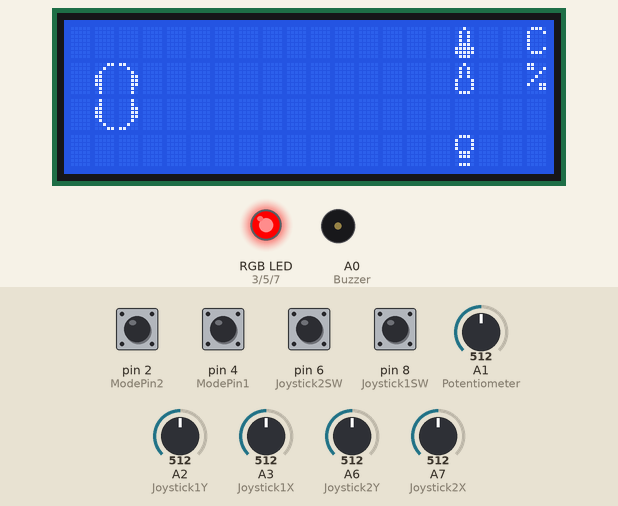
Bench run of a program on a simulated Arduino Nano, built with avr-gcc and run on an emulated ATmega328P. On the bench: 20×4 character LCD, an RGB LED mixed from three pins (HIGH = lit), buzzer (waves = sounding). Inputs (shaded band) come from the test bench; at power-on: pin 2 (ModePin2), pin 4 (ModePin1), pin 6 (Joystick2SW), pin 8 (Joystick1SW) HIGH, A1 (Potentiometer) = 512, A2 (Joystick1Y) = 512, A3 (Joystick1X) = 512, A6 (Joystick2Y) = 512, A7 (Joystick2X) = 512. Dim RGB values are drawn brighter than linear; what the program prints to the serial monitor is not drawn.

Above: at 0.2 s.
At 1.7 s:
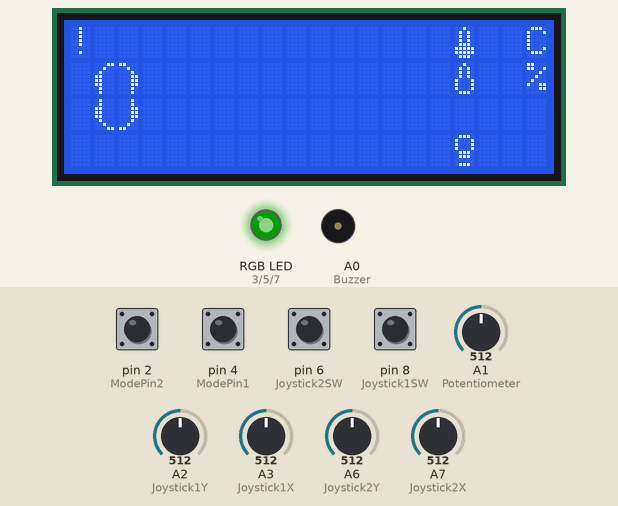
1.8 s: pin 2 (ModePin2) pulled LOW for 1 s
At 3.4 s:
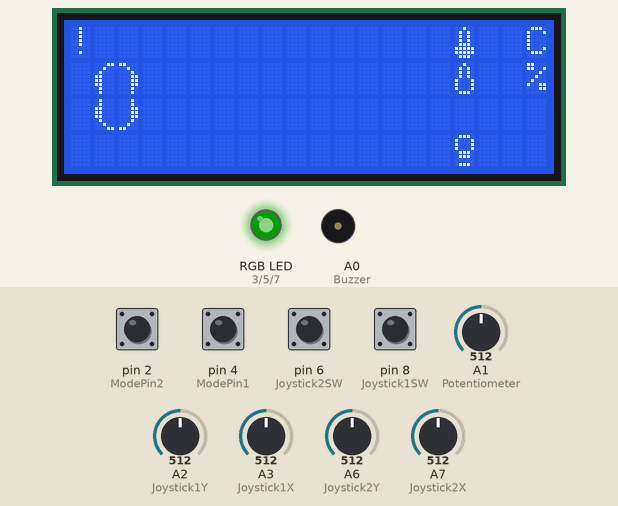
Timing chart, 0 to 4.9 s (numbered marks = the images above; inputs shaded):
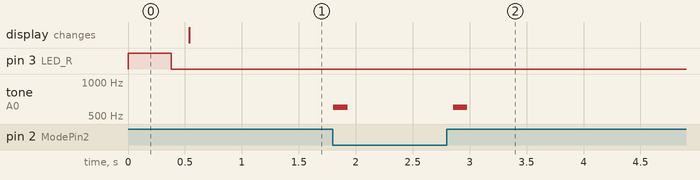

Measured:
- after the input at 1.8 s, tone on A0 (Buzzer): alternates 600 Hz for 0.13 s and silent for 0.93 s, 4 changes in all, then stays silent, starting at once

The program:

main.cpp
```cpp
#include <Arduino.h>
#include <Display.h>

#define Joystick1X A3
#define Joystick1Y A2
#define Joystick1SW 8
#define Joystick2X A7
#define Joystick2Y A6
#define Joystick2SW 6
#define NRF24CE 9
#define NRF24CSN 10
#define Potentiometer A1
#define Buzzer A0
#define ModePin1 4
#define ModePin2 2
#define LED_R 3
#define LED_G 5
#define LED_B 7

enum CurrentMode {
    A,
    B,
    C
};

CurrentMode lastMode = A;
CurrentMode currentMode;
int pin1_mode = 0;
int pin2_mode = 0;

void updateMode(bool updateModeWithTone){
    pin1_mode = digitalRead(ModePin1);
    pin2_mode = digitalRead(ModePin2);

    if(pin1_mode == 0 && pin2_mode == 1) {
        currentMode = A;
    } else if(pin1_mode == 1 && pin2_mode == 0){
        currentMode = B;

    } else {
        currentMode = C;

    }

    if(lastMode != currentMode) {
        if(updateModeWithTone) {
            tone(Buzzer, 600, 125);
        }
        lastMode = currentMode;
    }
}

Communicator* communicator = nullptr;
Display* display = nullptr;

void setup() {
    Serial.begin(9600);
    pinMode(LED_R, OUTPUT);
    digitalWrite(LED_R, HIGH);

    //tone(Buzzer, 600, 125);

    communicator = new Communicator();
    display = new Display();

    pinMode(Joystick1X, INPUT);
    pinMode(Joystick1Y, INPUT);
    pinMode(Joystick1SW, INPUT_PULLUP);
    pinMode(Joystick2X, INPUT);
    pinMode(Joystick2Y, INPUT);
    pinMode(Joystick2SW, INPUT_PULLUP);
    pinMode(Potentiometer, INPUT);
    pinMode(Buzzer, OUTPUT);
    pinMode(ModePin1, INPUT_PULLUP);
    pinMode(ModePin2, INPUT_PULLUP);
    pinMode(LED_G, OUTPUT);
    pinMode(LED_B, OUTPUT);

    //tone(Buzzer, 700, 125);
    delay(250);

    digitalWrite(LED_R, LOW);
    analogWrite(LED_G, 32);

    updateMode(false);

    //tone(Buzzer, 800, 125);
    delay(125);
    noTone(Buzzer);
}

void loop() {
    updateMode(true);
    uint8_t dataToSend[PAYLOAD];

    dataToSend[0] = analogRead(Joystick1X) / 4;
    dataToSend[1] = analogRead(Joystick1Y) / 4;
    dataToSend[2] = 1 - digitalRead(Joystick1SW);
    dataToSend[3] = analogRead(Joystick2X) /4;
    dataToSend[4] = analogRead(Joystick2Y) /4;
    dataToSend[5] = 1 - digitalRead(Joystick2SW);
    dataToSend[6] = analogRead(Potentiometer) /4;
    dataToSend[7] = currentMode;

    communicator->send(dataToSend);
    delay(30);
    uint8_t* receivedData = communicator->getReceivedData();

    if(communicator->isConnectionAvailable()) {
        communicator->printReceivedData();
        display->updateCollisionWarnings(*receivedData, *(receivedData + 1), *(receivedData + 2), *(receivedData + 3));
        display->updateTemperature(receivedData + 4);
        display->updateHumidity(receivedData + 5);
        display->updateLightIntensity(receivedData + 6);
    }

    communicator->updateConnectionLost();
    display->updateConnectionLostWarning(communicator->isConnectionAvailable());

    delay(50);
}
```

Communicator.cpp
```cpp
#include <Communicator.h>

Communicator::Communicator() {
    Mirf.cePin = NRFCEPIN;
    Mirf.csnPin = NRFCSNPIN;
    Mirf.spi = &MirfHardwareSpi;
    Mirf.init();

    Mirf.setRADDR((byte *)"MCNC");
    Mirf.setTADDR((byte *)"MCNR");

    Mirf.payload = PAYLOAD;
    Mirf.channel = CHANNEL;
    Mirf.config();

    connectionLostTimer_ = millis()- CONNECTION_LOST_WARNING;
    for(int i = 0; i < sizeof(receivedData_) / sizeof(receivedData_[0]); i++) {
        receivedData_[i] = 0;
    }

    isConnectionAvailable_ = false;
}

void Communicator::send(uint8_t data[]){
    Mirf.send(data);
    while(Mirf.isSending());
}

uint8_t* Communicator::getReceivedData(){
    if(!isDataReady()){
        Serial.println("NO DATA AVAILABLE");
        return receivedData_;
    }
    connectionLostTimer_ = millis();
    Mirf.getData(receivedData_);
    return receivedData_;
}

bool Communicator::isDataReady(){
    return Mirf.dataReady();
}

unsigned long Communicator::getConnectionLostTimer(){
    return connectionLostTimer_;
}

uint8_t Communicator::getTemperature() {
    return *getReceivedData();
}

uint8_t Communicator::getHumidity() {
    return *(getReceivedData() + 1);
}

uint8_t Communicator::getUltrasonicSensorFront() {
    return *(getReceivedData() + 2);
}

uint8_t Communicator::getUltrasonicSensorRight() {
    return *(getReceivedData() + 3);
}

uint8_t Communicator::getUltrasonicSensorBack() {
    return *(getReceivedData() + 4);
}

uint8_t Communicator::getUltrasonicSensorLeft() {
    return *(getReceivedData() + 5);
}

void Communicator::printReceivedData(){
    Serial.print("[");
    for(int i = 0; i < 8; i++) {
        Serial.print(String(receivedData_[i]) + ",");
    }
    Serial.println("]");
}

bool Communicator::isConnectionAvailable(){
    return isConnectionAvailable_;
}

void Communicator::updateConnectionLost() {
    if(connectionLostTimer_ + CONNECTION_LOST_WARNING > millis()) {     //check if the remote responded in the last 500 milliseconds
        isConnectionAvailable_ = true;
    } else {
        isConnectionAvailable_ = false;
    }
}
```

Communicator.h
```cpp
#include <SPI.h>
#include <Mirf.h>
#include <MirfHardwareSpiDriver.h>

#define NRFCEPIN 9
#define NRFCSNPIN 10

#define PAYLOAD sizeof(uint8_t) * 10    //PAYLOAD is 10 uint_8 values
#define CHANNEL 76
#define CONNECTION_LOST_WARNING 500

class Communicator {
    public:
        Communicator();
        void send(uint8_t data[]);
        uint8_t* getReceivedData();
        unsigned long getConnectionLostTimer();
        uint8_t getTemperature();
        uint8_t getHumidity();
        uint8_t getUltrasonicSensorFront();
        uint8_t getUltrasonicSensorRight();
        uint8_t getUltrasonicSensorBack();
        uint8_t getUltrasonicSensorLeft();
        void printReceivedData();
        bool isConnectionAvailable();
        void updateConnectionLost();
    private:
        unsigned long connectionLostTimer_;
        bool isDataReady();
        bool isConnectionAvailable_;
        uint8_t receivedData_[PAYLOAD];
};
```

CustomSymbols.h
```cpp
#include <Arduino.h>

byte temperature_symbol[] = {
  B00100,
  B01010,
  B01010,
  B01010,
  B01110,
  B11111,
  B11111,
  B01110
};

byte humidity_symbol[] = {
  B00100,
  B01010,
  B01010,
  B01010,
  B10001,
  B10001,
  B10001,
  B01110
};

byte lightbulb_symbol[] = {
  B01110,
  B10001,
  B10001,
  B10001,
  B01110,
  B01110,
  B00000,
  B01110
};

byte car_symbol_top_left[] = {
  B00011,
  B00100,
  B01000,
  B11000,
  B11000,
  B11000,
  B01000,
  B01000
};

byte car_symbol_bottom_left[] = {
  B01000,
  B01000,
  B11000,
  B11000,
  B11000,
  B01000,
  B00100,
  B00011
};

byte car_symbol_top_right[] = {
  B11000,
  B00100,
  B00010,
  B00011,
  B00011,
  B00011,
  B00010,
  B00010
};

byte car_symbol_bottom_right[] = {
  B00010,
  B00010,
  B00011,
  B00011,
  B00011,
  B00010,
  B00100,
  B11000
};
```

Display.cpp
```cpp
#include <Display.h>
#include <CustomSymbols.h>

Display::Display() : lcd_(0x27,20,4) {
    lcd_.init();
    lcd_.backlight();

    drawCarSymbol();
    drawTemperatureSymbol();
    drawHumiditySymbol();
    drawLightbulbSymbol();

    *lastTemperature_ = 0;    //set values so the following update methods
    *lastHumidity_ = 0;        //display the "--" symbol for each value
    *lastLightIntesity_ = 0;
    lastConnectionAvailable_ = true;    //has to be set to true the "!" is displayed in the beginning correctly

    isFrontSideCollisionWarningActive_ = false;
    isRightSideCollisionWarningActive_ = false;
    isBackSideCollisionWarningActive_ = false;
    isLeftSideCollisionWarningActive_ = false;
}

void Display::updateTemperature(uint8_t* value) {
    if(value == nullptr) {
        if(lastTemperature_ != nullptr) {
            lcd_.setCursor(17, 0);
            lcd_.print("--");
            lastTemperature_ = nullptr;
            Serial.println("TEMPERATURE UPDATED NULLPTR");
        }
        return;
    }

    if(*lastTemperature_ != *value) {
        String prevChars = *value < 10 ? " " : "";
        lcd_.setCursor(17, 0);
        lcd_.print(prevChars + String(*value));
        *lastTemperature_ = *value;
        //Serial.println("TEMPERATURE UPDATED VALUE");
    }
}

void Display::updateHumidity(uint8_t* value) {
    if(value == nullptr) {
        if(lastHumidity_ != nullptr) {
            lcd_.setCursor(17, 1);
            lcd_.print("--");
            lastHumidity_ = nullptr;
            Serial.println("HUMIDITY UPDATED NULLPTR");
        }
        return;
    }

    if(*lastHumidity_ != *value) {
        String prevChars = *value < 10 ? " " : "";
        lcd_.setCursor(17, 1);
        lcd_.print(prevChars + String(*value));
        *lastHumidity_ = *value;
        //Serial.println("HUMIDITY UPDATED VALUE");
    }
}

void Display::updateLightIntensity(uint8_t* value) {
    if(value == nullptr) {
        if(lastLightIntesity_ != nullptr) {
            lcd_.setCursor(17, 3);
            lcd_.print("---");
            lastLightIntesity_ = nullptr;
            Serial.println("LIGHTINTENSITY UPDATED NULLPTR");
        }
        return;
    }

    if(*lastLightIntesity_ != *value) {
        String prevChars = *value >= 100 ? "" : (*value >= 10 ? " " : "  ");
        lcd_.setCursor(17, 3);
        lcd_.print(prevChars + String(*value));
        *lastLightIntesity_ = *value;
        //Serial.println("LIGHTINTENSITY UPDATED VALUE");
    }
}

void Display::updateCollisionWarnings(uint8_t distanceFront, uint8_t distanceRight, uint8_t distanceBack, uint8_t distanceLeft) {
    updateCollisionWarning(distanceFront, FRONT);
    updateCollisionWarning(distanceRight, RIGHT);
    updateCollisionWarning(distanceBack, BACK);
    updateCollisionWarning(distanceLeft, LEFT);
}

void Display::updateCollisionWarning(uint8_t distance, CarSide carSide) {
    bool isCollisionWarningActive = distance < COLLISSION_WARNING_DISTANCE && distance != 0;    //if distance == 0, the distance is bigger than the max distance specified

    switch(carSide) {
        case FRONT:
            if(isFrontSideCollisionWarningActive_ != isCollisionWarningActive) {
                lcd_.setCursor(1,0);
                lcd_.print(isCollisionWarningActive ? "--" : "  ");
                isFrontSideCollisionWarningActive_ = isCollisionWarningActive;
                Serial.println("FRONT_SIDECOLLISIONALARM UPDATED");
            }
            break;

        case RIGHT:
            if(isRightSideCollisionWarningActive_ != isCollisionWarningActive) {
                String symbolToPrint = isCollisionWarningActive ? "|" : " ";
                lcd_.setCursor(3,1);
                lcd_.print(symbolToPrint);
                lcd_.setCursor(3,2);
                lcd_.print(symbolToPrint);
                isRightSideCollisionWarningActive_ = isCollisionWarningActive;
                Serial.println("RIGHT_SIDECOLLISIONALARM UPDATED");
            }
            break;

        case BACK:
            if(isBackSideCollisionWarningActive_ != isCollisionWarningActive) {
                lcd_.setCursor(1,3);
                lcd_.print(isCollisionWarningActive ? "--" : "  ");
                isBackSideCollisionWarningActive_ = isCollisionWarningActive;
                Serial.println("BACK_SIDECOLLISIONALARM UPDATED");
            }
            break;

        case LEFT:
            if(isLeftSideCollisionWarningActive_ != isCollisionWarningActive) {
                String symbolToPrint = isCollisionWarningActive ? "|" : " ";
                lcd_.setCursor(0,1);
                lcd_.print(symbolToPrint);
                lcd_.setCursor(0,2);
                lcd_.print(symbolToPrint);
                isLeftSideCollisionWarningActive_ = isCollisionWarningActive;
                Serial.println("LEFT_SIDECOLLISIONALARM UPDATED");
            }
            break;
    }
}

void Display::drawTemperatureSymbol() {
    lcd_.createChar(0, temperature_symbol);
    lcd_.setCursor(16, 0);
    lcd_.write(0);
    lcd_.setCursor(19, 0);
    lcd_.print("C");
}

void Display::drawHumiditySymbol() {
    lcd_.createChar(1, humidity_symbol);
    lcd_.setCursor(16, 1);
    lcd_.write(1);
    lcd_.setCursor(19, 1);
    lcd_.print("%");
}

void Display::drawLightbulbSymbol() {
    lcd_.createChar(2, lightbulb_symbol);
    lcd_.setCursor(16,3);
    lcd_.write(2);
}

void Display::drawCarSymbol() {
    lcd_.createChar(3, car_symbol_top_left);
    lcd_.setCursor(1,1);
    lcd_.write(3);

    lcd_.createChar(4, car_symbol_top_right);
    lcd_.setCursor(2,1);
    lcd_.write(4);

    lcd_.createChar(5, car_symbol_bottom_left);
    lcd_.setCursor(1,2);
    lcd_.write(5);

    lcd_.createChar(6, car_symbol_bottom_right);
    lcd_.setCursor(2,2);
    lcd_.write(6);
}

void Display::updateConnectionLostWarning(bool isConnectionAvailable) {
    if(isConnectionAvailable && !lastConnectionAvailable_) {
        lcd_.setCursor(0,0);
        lcd_.print(" ");
        lastConnectionAvailable_ = true;
        Serial.println("CONNECTION AVAILABLE UPDATED");
    } else if(!isConnectionAvailable && lastConnectionAvailable_) {
        lcd_.setCursor(0,0);
        lcd_.print("!");

        updateTemperature(nullptr); //reset sensor values
        updateHumidity(nullptr);
        updateLightIntensity(nullptr);
        updateCollisionWarning(COLLISSION_WARNING_DISTANCE+1, FRONT);   //reset collision warning system
        updateCollisionWarning(COLLISSION_WARNING_DISTANCE+1, RIGHT);
        updateCollisionWarning(COLLISSION_WARNING_DISTANCE+1, BACK);
        updateCollisionWarning(COLLISSION_WARNING_DISTANCE+1, LEFT);

        lastConnectionAvailable_ = false;
        Serial.println("CONNECTION AVAILABLE UPDATED");
    }
}
```

Display.h
```cpp
#include <LiquidCrystal_I2C.h>
#include <Communicator.h>

#define COLLISSION_WARNING_DISTANCE 30

enum CarSide {
    FRONT,
    RIGHT,
    BACK,
    LEFT
};

class Display {
    public:
        Display();
        void updateTemperature(uint8_t* value);
        void updateHumidity(uint8_t* value);
        void updateLightIntensity(uint8_t* value);
        void updateCollisionWarnings(uint8_t distanceFront, uint8_t distanceRight, uint8_t distanceBack, uint8_t distanceLeft);
        void updateConnectionLostWarning(bool isConnectionAvailable);

    private:
        LiquidCrystal_I2C lcd_;
        uint8_t* lastTemperature_;
        uint8_t* lastHumidity_;
        uint8_t* lastLightIntesity_;
        bool lastConnectionAvailable_;
        bool isFrontSideCollisionWarningActive_;
        bool isRightSideCollisionWarningActive_;
        bool isBackSideCollisionWarningActive_;
        bool isLeftSideCollisionWarningActive_;

        void drawTemperatureSymbol();
        void drawHumiditySymbol();
        void drawLightbulbSymbol();
        void drawCarSymbol();
        void updateCollisionWarning(uint8_t distance, CarSide carSide);
};
```
